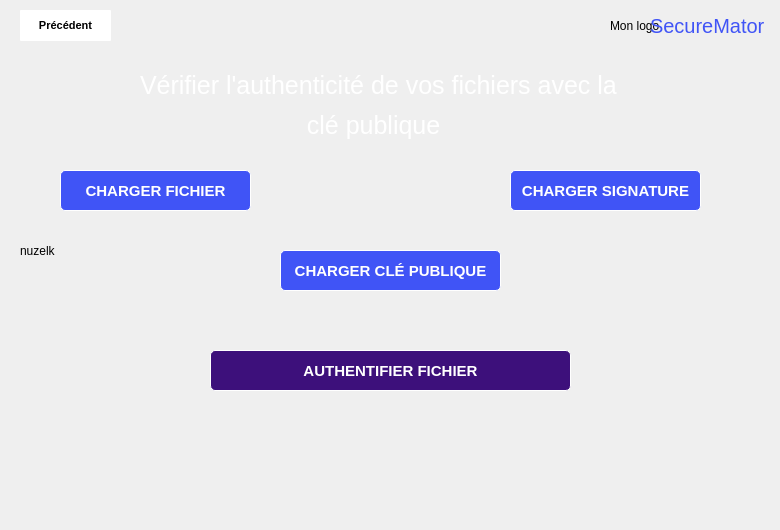
    <widget class="QWidget" name="page_2">
     <widget class="QLabel" name="label_21">
      <property name="geometry">
       <rect>
        <x>20</x>
        <y>-10</y>
        <width>751</width>
        <height>521</height>
       </rect>
      </property>
      <property name="styleSheet">
       <string notr="true"/>
      </property>
      <property name="text">
       <string>nuzelk</string>
      </property>
     </widget>
     <widget class="QPushButton" name="pushButton">
      <property name="geometry">
       <rect>
        <x>20</x>
        <y>10</y>
        <width>91</width>
        <height>31</height>
       </rect>
      </property>
      <property name="styleSheet">
       <string notr="true">QPushButton {
background-color: white;
font: 8pt &quot;Nirmala UI&quot;;
font-weight: bold;
font-size: 11px;
border-radius: 1px
}
</string>
      </property>
      <property name="text">
       <string>Précédent</string>
      </property>
     </widget>
     <widget class="QPushButton" name="pushButton_25">
      <property name="geometry">
       <rect>
        <x>510</x>
        <y>170</y>
        <width>191</width>
        <height>41</height>
       </rect>
      </property>
      <property name="styleSheet">
       <string notr="true">QPushButton {
background-color: #4054f6;
border: 1px solid white;
font: 8pt &quot;Nirmala UI&quot;;
font-size: 15px;
font-weight: bold;
color: white;
border-radius: 5px;
}</string>
      </property>
      <property name="text">
       <string>CHARGER SIGNATURE</string>
      </property>
     </widget>
     <widget class="QPushButton" name="pushButton_26">
      <property name="geometry">
       <rect>
        <x>280</x>
        <y>250</y>
        <width>221</width>
        <height>41</height>
       </rect>
      </property>
      <property name="styleSheet">
       <string notr="true">QPushButton {
background-color: #4054f6;
border: 1px solid white;
font: 8pt &quot;Nirmala UI&quot;;
font-size: 15px;
font-weight: bold;
color: white;
border-radius: 5px;
}</string>
      </property>
      <property name="text">
       <string>CHARGER CLÉ PUBLIQUE</string>
      </property>
     </widget>
     <widget class="QPushButton" name="pushButton_27">
      <property name="geometry">
       <rect>
        <x>60</x>
        <y>170</y>
        <width>191</width>
        <height>41</height>
       </rect>
      </property>
      <property name="styleSheet">
       <string notr="true">QPushButton {
background-color: #4054f6;
border: 1px solid white;
font: 8pt &quot;Nirmala UI&quot;;
font-size: 15px;
font-weight: bold;
color: white;
border-radius: 5px;
}</string>
      </property>
      <property name="text">
       <string>CHARGER FICHIER</string>
      </property>
     </widget>
     <widget class="QPushButton" name="pushButton_28">
      <property name="geometry">
       <rect>
        <x>210</x>
        <y>350</y>
        <width>361</width>
        <height>41</height>
       </rect>
      </property>
      <property name="styleSheet">
       <string notr="true">QPushButton {
background-color: #3d107b;
border: 1px solid white;
font: 8pt &quot;Nirmala UI&quot;;
font-size: 15px;
color: white;
border-radius: 5px;
font-weight: bold;
}</string>
      </property>
      <property name="text">
       <string>AUTHENTIFIER FICHIER</string>
      </property>
     </widget>
     <widget class="QLabel" name="label_30">
      <property name="geometry">
       <rect>
        <x>610</x>
        <y>10</y>
        <width>51</width>
        <height>31</height>
       </rect>
      </property>
      <property name="styleSheet">
       <string notr="true">background-color: none</string>
      </property>
      <property name="text">
       <string>Mon logo</string>
      </property>
     </widget>
     <widget class="QLabel" name="label_31">
      <property name="geometry">
       <rect>
        <x>650</x>
        <y>10</y>
        <width>121</width>
        <height>31</height>
       </rect>
      </property>
      <property name="styleSheet">
       <string notr="true">color: #4054f6;
font-size: 20px;
background-color: none;
</string>
      </property>
      <property name="text">
       <string>SecureMator</string>
      </property>
     </widget>
     <widget class="QLabel" name="label_32">
      <property name="geometry">
       <rect>
        <x>140</x>
        <y>70</y>
        <width>501</width>
        <height>31</height>
       </rect>
      </property>
      <property name="styleSheet">
       <string notr="true">font: 8pt &quot;Nirmala UI&quot;;
font-size: 25px;
background-color: none;
color: white
</string>
      </property>
      <property name="text">
       <string>Vérifier l'authenticité de vos fichiers avec la</string>
      </property>
     </widget>
     <widget class="QLabel" name="label_33">
      <property name="geometry">
       <rect>
        <x>300</x>
        <y>110</y>
        <width>141</width>
        <height>31</height>
       </rect>
      </property>
      <property name="styleSheet">
       <string notr="true">font: 8pt &quot;Nirmala UI&quot;;
font-size: 25px;
background-color: none;
color: white
</string>
      </property>
      <property name="text">
       <string> clé publique</string>
      </property>
     </widget>
    </widget>
